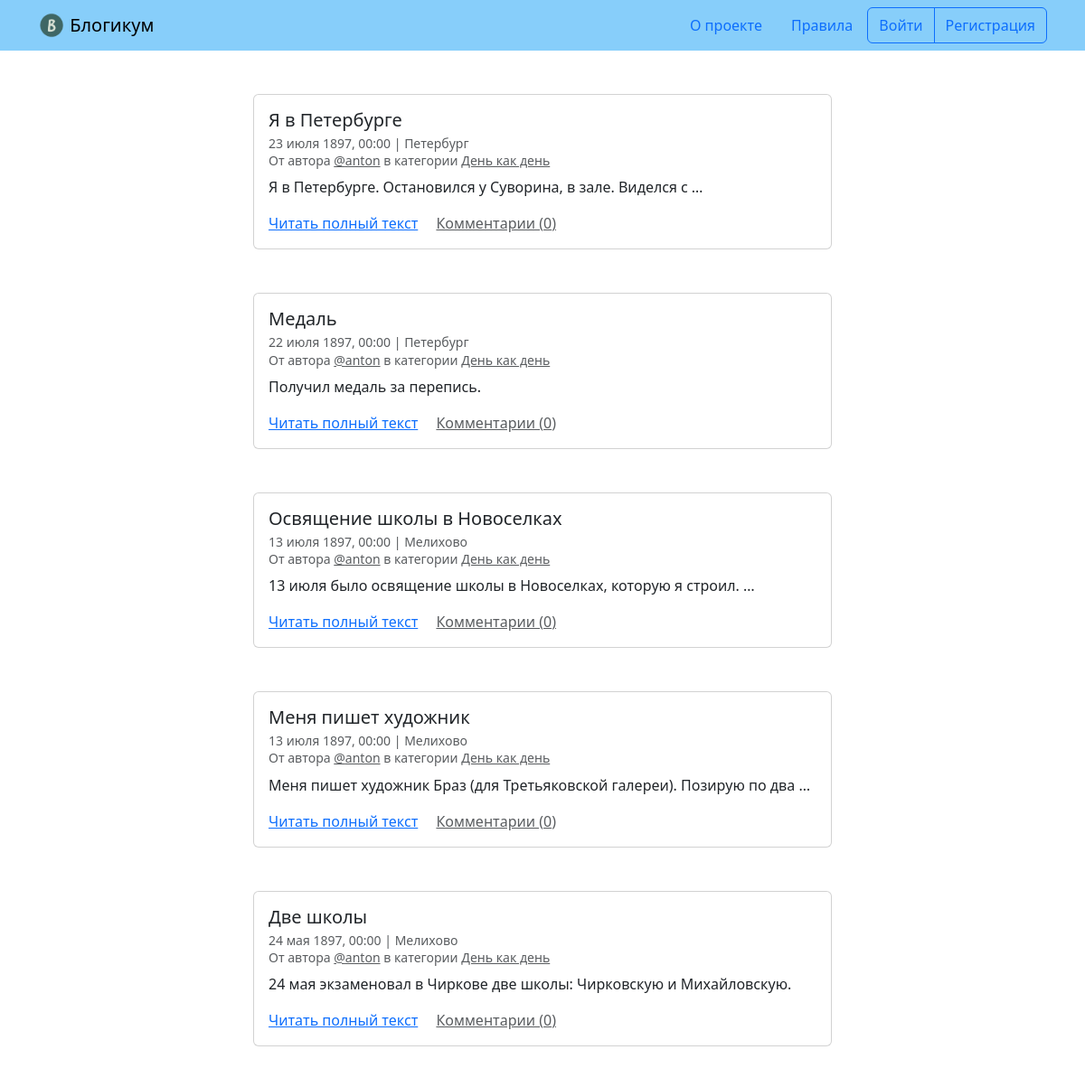
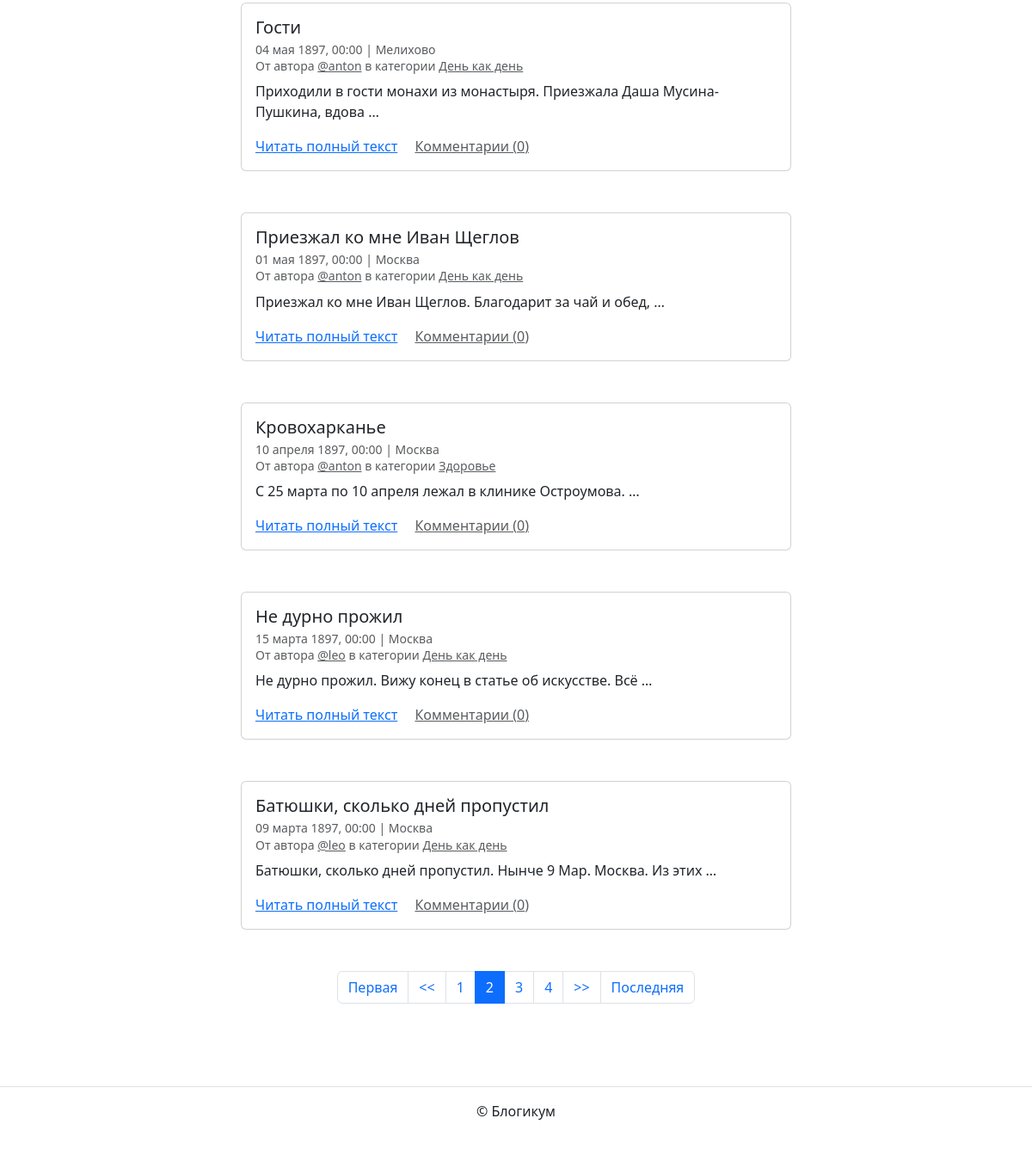
Screenshot of /?page=2 with the database file from the repository (2 pictures, top to bottom).
### blog/models.py (models this page shows, shortened)
class Post(PublishedModel):
    author = models.ForeignKey(
        User,
        on_delete=models.CASCADE,
        verbose_name='Автор публикации'
    )
    title = models.CharField(max_length=256, verbose_name='Заголовок')
    text = models.TextField(verbose_name='Текст')
    pub_date = models.DateTimeField(
        verbose_name='Дата и время публикации',
        help_text='Если установить дату и время в будущем — '
                  'можно делать отложенные публикации.')
    location = models.ForeignKey(
        Location,
        on_delete=models.SET_NULL,
        blank=True,
        null=True,
        verbose_name='Местоположение'
    )
    category = models.ForeignKey(
        Category,
        on_delete=models.SET_NULL,
        null=True,
        verbose_name='Категория'
    )
    objects = models.Manager()
    sorting_objects = SortingPost()
    image = models.ImageField(
        'Изображение', upload_to='posts_images', blank=True)
    class Meta:
        verbose_name = 'публикация'
        verbose_name_plural = 'Публикации'
    @property
    def comment_count(self):
        return self.comments.count()

class Location(PublishedModel):
    name = models.CharField(max_length=256, verbose_name='Название места')
    class Meta:
        verbose_name = 'местоположение'
        verbose_name_plural = 'Местоположения'

class Category(PublishedModel):
    title = models.CharField(max_length=256, verbose_name='Заголовок')
    description = models.TextField(verbose_name='Описание')
    slug = models.SlugField(
        unique=True,
        verbose_name='Идентификатор',
        help_text='Идентификатор страницы для URL; '
                  'разрешены символы латиницы, цифры, '
                  'дефис и подчёркивание.')
    class Meta:
        verbose_name = 'категория'
        verbose_name_plural = 'Категории'

### blog/views.py (the view)
# urls.py: path('', views.index, name='index'),
def index(request):
    template_name = 'blog/index.html'
    page_obj = Post.sorting_objects.select_related(
        'author', 'location', 'category'
    ).filter(category__is_published=True
             ).order_by('-pub_date')
    paginator = Paginator(page_obj, 10)
    page_number = request.GET.get('page')
    page_obj = paginator.get_page(page_number)
    context = {'page_obj': page_obj}
    return render(request, template_name, context)

### blog/models.py (called while the page is built)
    def get_queryset(self):
        return super(SortingPost, self).get_queryset(
        ).select_related(
            'author', 'location', 'category'
        ).filter(
            pub_date__date__lte=timezone.now(),
            is_published=True
        )

### templates/blog/index.html (shortened to what this page needs)
{% extends "base.html" %}
{% block content %}
  {% for post in page_obj %}
    <article class="mb-5">
      {% include "includes/post_card.html" %}
    </article>
  {% endfor %}
  {% include "includes/paginator.html" %}
{% endblock %}

### templates/includes/post_card.html (shortened to what this page needs)
<div class="col d-flex justify-content-center">
  <div class="card" style="width: 40rem;">
    <div class="card-body">
      <h5 class="card-title">{{ post.title }}</h5>
      <h6 class="card-subtitle mb-2 text-muted">
        <small>
          {{ post.pub_date|date:"d E Y, H:i" }} | {% if post.location and post.location.is_published %}{{ post.location.name }}{% else %}Планета Земля{% endif %}<br>
          От автора <a class="text-muted" href="{% url 'blog:profile' post.author %}">@{{ post.author.username }}</a> в
          категории {% include "includes/category_link.html" %}
        </small>
      </h6>
      <p class="card-text">{{ post.text|truncatewords:10 }}</p>
      <a href="{% url 'blog:post_detail' post.id %}" class="card-link">Читать полный текст</a>
      <a href="{% url 'blog:post_detail' post.id %}" class="card-link text-muted">Комментарии ({{ post.comment_count }})</a>
    </div>
  </div>
</div>

### templates/includes/category_link.html
<a class="text-muted" href="{% url 'blog:category_posts' post.category.slug %}">
  {{ post.category.title }}
</a>

### rows the page displays
Post: title "Я в Петербурге", pub_date "23 июля 1897, 00:00", location.name "Петербург", author.username "anton", category "День как день", text "Я в Петербурге. Остановился у Суворина, в зале. Виделся с …", comment_count "0"
Post: title "Медаль", pub_date "22 июля 1897, 00:00", location.name "Петербург", author.username "anton", category "День как день", text "Получил медаль за перепись.", comment_count "0"
Post: title "Освящение школы в Новоселках", pub_date "13 июля 1897, 00:00", location.name "Мелихово", author.username "anton", category "День как день", text "13 июля было освящение школы в Новоселках, которую я строил. …", comment_count "0"
Post: title "Меня пишет художник", pub_date "13 июля 1897, 00:00", location.name "Мелихово", author.username "anton", category "День как день", text "Меня пишет художник Браз (для Третьяковской галереи). Позирую по два …", comment_count "0"
Post: title "Две школы", pub_date "24 мая 1897, 00:00", location.name "Мелихово", author.username "anton", category "День как день", text "24 мая экзаменовал в Чиркове две школы: Чирковскую и Михайловскую.", comment_count "0"
Post: title "Гости", pub_date "04 мая 1897, 00:00", location.name "Мелихово", author.username "anton", category "День как день", text "Приходили в гости монахи из монастыря. Приезжала Даша Мусина-Пушкина, вдова …", comment_count "0"
Post: title "Приезжал ко мне Иван Щеглов", pub_date "01 мая 1897, 00:00", location.name "Москва", author.username "anton", category "День как день", text "Приезжал ко мне Иван Щеглов. Благодарит за чай и обед, …", comment_count "0"
Post: title "Кровохарканье", pub_date "10 апреля 1897, 00:00", location.name "Москва", author.username "anton", category "Здоровье", text "С 25 марта по 10 апреля лежал в клинике Остроумова. …", comment_count "0"
Post: title "Не дурно прожил", pub_date "15 марта 1897, 00:00", location.name "Москва", author.username "leo", category "День как день", text "Не дурно прожил. Вижу конец в статье об искусстве. Всё …", comment_count "0"
Post: title "Батюшки, сколько дней пропустил", pub_date "09 марта 1897, 00:00", location.name "Москва", author.username "leo", category "День как день", text "Батюшки, сколько дней пропустил. Нынче 9 Мар. Москва. Из этих …", comment_count "0"

### other values shown
{{ i }} "1" "3" "4"
{{ i }} "2"
